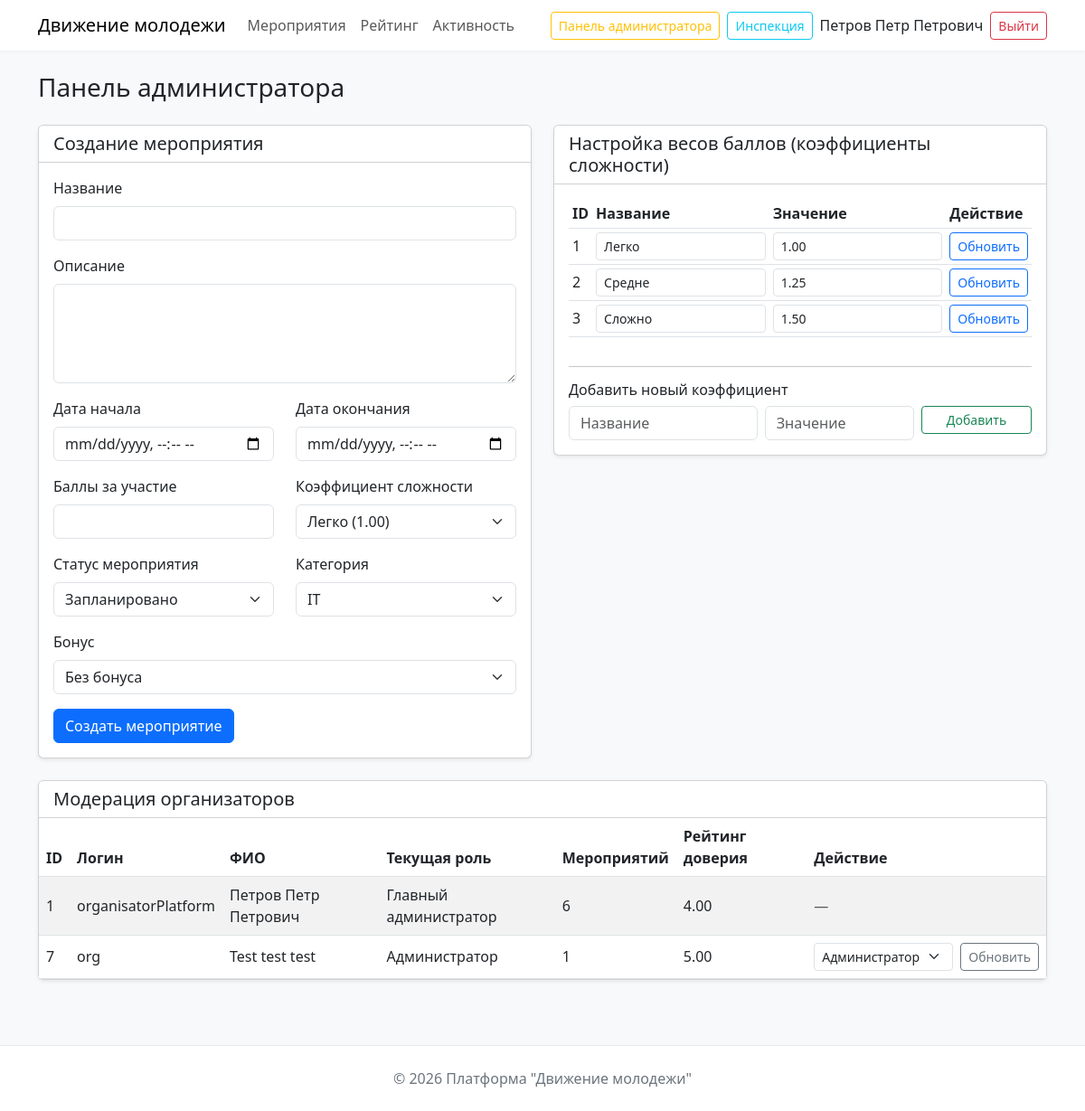
Page /admin (signed in) on the earlier database version.
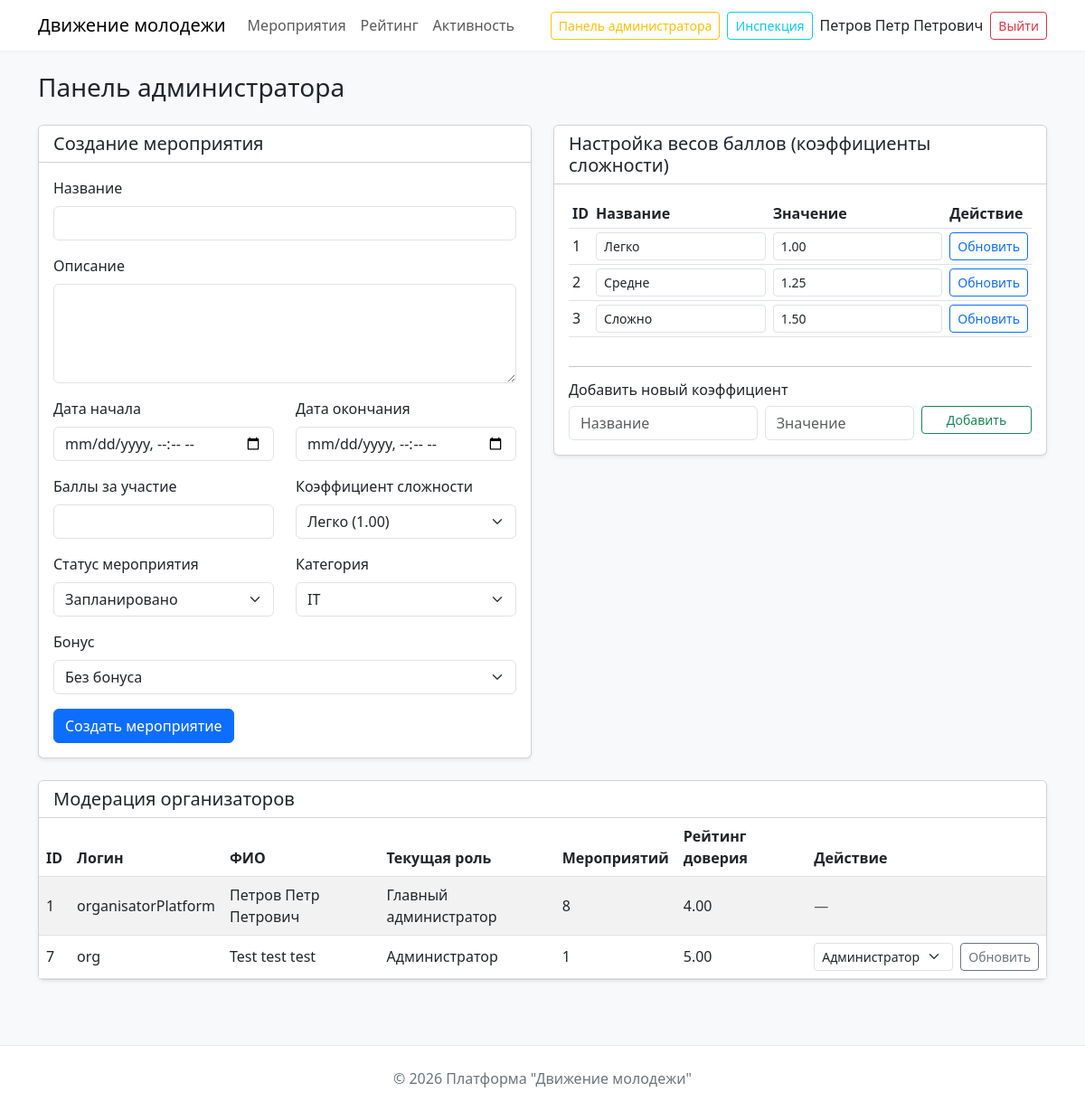
Same page on the later database version.
### tables this page shows
CREATE TABLE `organizer_profiles` (
  `organizer_ID` int NOT NULL,
  `organizer_fullname` varchar(256) NOT NULL,
  `organizer_events` int NOT NULL DEFAULT '0' COMMENT 'Изначально определяется 0 проведенных мероприятий',
  `organizer_prizes` varchar(256) NOT NULL,
  `organizer_trust` decimal(3,2) NOT NULL DEFAULT '5.00',
  `organizer_subrole` int NOT NULL
);

CREATE TABLE `users` (
  `user_ID` int NOT NULL,
  `user_Login` varchar(100) NOT NULL,
  `user_Password` varchar(256) NOT NULL,
  `user_Role` tinyint NOT NULL DEFAULT '1',
  `user_datetimecreated` datetime NOT NULL DEFAULT CURRENT_TIMESTAMP
);

CREATE TABLE `roleorganizator` (
  `roleOrg_ID` int NOT NULL,
  `role_Type` varchar(64) NOT NULL
);

### src/views/pages/admin.php (the view, shortened to what the changed rows need)
<?php
$currentUserId = $_SESSION['user_id'];
$stmt = database::$pdo->prepare("SELECT organizer_subrole FROM organizer_profiles WHERE organizer_ID = ?");
$stmt->execute([$currentUserId]);
$currentSubrole = $stmt->fetchColumn();
$isMainAdmin = ($currentSubrole == 1);
$categories = Event::getCategories();
$statuses = Event::getEventStatuses();
$coefs = User::getCoefficients();
$organizers = User::getAllOrganizers();
$subroles = User::getAllSubroles();
?>
<!DOCTYPE html>
<html lang="ru">
<head>
    <link href="https://cdn.jsdelivr.net/npm/bootstrap@5.3.0-alpha1/dist/css/bootstrap.min.css" rel="stylesheet">
    <link href="/assets/css/home.css" rel="stylesheet">
    <link href="/assets/css/admin.css" rel="stylesheet">
    <link href="/assets/css/eventsetting.css" rel="stylesheet">
</head>
<body>
    <nav class="navbar navbar-expand-lg navbar-light">
        <div class="container">
            <a class="navbar-brand" href="/">Движение молодежи</a>
            <div class="collapse navbar-collapse">
                <ul class="navbar-nav me-auto mb-2 mb-lg-0">
                    <li class="nav-item"><a class="nav-link" href="/events">Мероприятия</a></li>
                    <li class="nav-item"><a class="nav-link" href="/rating">Рейтинг</a></li>
                    <li class="nav-item"><a class="nav-link" href="/activity">Активность</a></li>
                </ul>
                <?php if (isset($_SESSION['user_id'])): ?>
                    <div class="d-flex align-items-center">
                        <?php if ($_SESSION['user_role'] == 3): ?>
                            <a href="/admin" class="btn btn-outline-warning btn-sm me-2">Панель администратора</a>
                        <?php endif; ?>
                        <?php if ($_SESSION['user_role'] >= 2): ?>
                            <a href="/hr-dashboard" class="btn btn-outline-info btn-sm me-2">Инспекция</a>
                        <?php endif; ?>
                        <a href="/profile" class="text-dark text-decoration-none me-2">
                            <?= htmlspecialchars($_SESSION['user_fullname'] ?? $_SESSION['user_login']) ?>
                        </a>
                        <form method="POST" action="/logout">
                            <button class="btn btn-outline-danger btn-sm">Выйти</button>
                        </form>
                    </div>
                <?php else: ?>
                    <a href="/auth" class="btn btn-outline-secondary btn-sm">Войти</a>
                <?php endif; ?>
            </div>
        </div>
    </nav>
    <main class="container py-4">
        <h1 class="h3 mb-4">Панель администратора</h1>
        <div class="row">
            <div class="col-lg-6">
                <div class="card shadow-sm mb-4">
                    <div class="card-header bg-white">
                        <h2 class="h5 mb-0">Создание мероприятия</h2>
                    </div>
                    <div class="card-body">
                        <form method="POST">
                            <div class="mb-3">
                                <label class="form-label">Название</label>
                                <input type="text" name="title" class="form-control" required>
                            </div>
                            <div class="mb-3">
                                <label class="form-label">Описание</label>
                                <textarea name="description" class="form-control" rows="4"></textarea>
                            </div>
                            <div class="row">
                                <div class="col-md-6 mb-3">
                                    <label class="form-label">Дата начала</label>
                                    <input type="datetime-local" name="date_start" class="form-control" required>
                                </div>
                                <div class="col-md-6 mb-3">
                                    <label class="form-label">Дата окончания</label>
                                    <input type="datetime-local" name="date_end" class="form-control" required>
                                </div>
                            </div>
                            <div class="row">
                                <div class="col-md-6 mb-3">
                                    <label class="form-label">Баллы за участие</label>
                                    <input type="number" name="points" class="form-control" required>
                                </div>
                                <div class="col-md-6 mb-3">
                                    <label class="form-label">Коэффициент сложности</label>
                                    <select name="coef_id" class="form-select">
                                        <?php foreach ($coefs as $c): ?>
                                            <option value="<?= $c['coef_ID'] ?>"><?= htmlspecialchars($c['coef_Difficult']) ?> (<?= $c['coef_Value'] ?>)</option>
                                        <?php endforeach; ?>
                                    </select>
                                </div>
                            </div>
                            <div class="row">
                                <div class="col-md-6 mb-3">
                                    <label class="form-label">Статус мероприятия</label>
                                    <select name="status_id" class="form-select">
                                        <?php foreach ($statuses as $s): ?>
                                            <option value="<?= $s['status_ID'] ?>"><?= htmlspecialchars($s['status_Type']) ?></option>
                                        <?php endforeach; ?>
                                    </select>
                                </div>
                                <div class="col-md-6 mb-3">
                                    <label class="form-label">Категория</label>
                                    <select name="category_id" class="form-select">
                                        <?php foreach ($categories as $cat): ?>
                                            <option value="<?= $cat['category_ID'] ?>"><?= htmlspecialchars($cat['category_Type']) ?></option>
                                        <?php endforeach; ?>
                                    </select>
                                </div>
                            </div>
                            <div class="mb-3">
                                <label class="form-label">Бонус</label>
                                <select name="bonus_id" id="bonus_select" class="form-select">
                                    <option value="">Без бонуса</option>
                                </select>
                            </div>
                            <button type="submit" name="create_event" class="btn btn-primary">Создать мероприятие</button>
                        </form>
                    </div>
                </div>
            </div>
            <div class="col-lg-6">
                <div class="card shadow-sm mb-4">
                    <div class="card-header bg-white">
                        <h2 class="h5 mb-0">Настройка весов баллов (коэффициенты сложности)</h2>
                    </div>
                    <div class="card-body">
                        <div class="table-responsive mb-3">
                            <table class="table table-sm">
                                <thead>
                                    <th>ID</th>
                                    <th>Название</th>
                                    <th>Значение</th>
                                    <th>Действие</th>
                                </thead>
                                <tbody>
                                    <?php foreach ($coefs as $c): ?>
                                        <tr>
                                            <form method="POST" class="row g-2">
                                                <td><?= $c['coef_ID'] ?></td>
                                                <td><input type="text" name="coef_difficult" class="form-control form-control-sm" value="<?= htmlspecialchars($c['coef_Difficult']) ?>" required></td>
                                                <td><input type="number" step="0.01" name="coef_value" class="form-control form-control-sm" value="<?= $c['coef_Value'] ?>" required></td>
                                                <td><button type="submit" name="update_coef" class="btn btn-sm btn-outline-primary">Обновить</button></td>
                                            </form>
                                        </tr>
                                    <?php endforeach; ?>
                                </tbody>
                            </table>
                        </div>
                        <hr>
                        <h6>Добавить новый коэффициент</h6>
                        <form method="POST">
                            <div class="row g-2">
                                <div class="col-5">
                                    <input type="text" name="coef_difficult_new" class="form-control" placeholder="Название" required>
                                </div>
                                <div class="col-4">
                                    <input type="number" step="0.01" name="coef_value_new" class="form-control" placeholder="Значение" required>
                                </div>
                                <div class="col-3">
                                    <button type="submit" name="create_coef" class="btn btn-sm btn-outline-success w-100">Добавить</button>
                                </div>
                            </div>
                        </form>
                    </div>
                </div>
            </div>
        </div>
        <div class="row">
            <div class="col-lg-12">
                <div class="card shadow-sm">
                    <div class="card-header bg-white">
                        <h2 class="h5 mb-0">Модерация организаторов</h2>
                    </div>
                    <div class="card-body p-0">
                        <?php if (empty($organizers)): ?>
                            <p class="text-muted p-3">Нет организаторов.</p>
                        <?php else: ?>
                            <div class="table-responsive">
                                <table class="table table-striped mb-0">
                                    <thead>
                                        <th>ID</th>
                                        <th>Логин</th>
                                        <th>ФИО</th>
                                        <th>Текущая роль</th>
                                        <th>Мероприятий</th>
                                        <th>Рейтинг доверия</th>
                                        <th>Действие</th>
                                    </thead>
                                    <tbody>
                                        <?php foreach ($organizers as $org): ?>
                                            <?php
                                            $canEdit = false;
                                            if ($isMainAdmin && $org['user_ID'] != $currentUserId) {
                                                $canEdit = true;
                                            }
                                            ?>
                                            <tr>
                                                <td><?= $org['user_ID'] ?></td>
                                                <td><?= htmlspecialchars($org['user_Login']) ?></td>
                                                <td><?= htmlspecialchars($org['organizer_fullname']) ?></td>
                                                <td><?= htmlspecialchars($org['subrole_name']) ?></td>
                                                <td><?= $org['organizer_events'] ?></td>
                                                <td><?= number_format($org['organizer_trust'], 2) ?></td>
                                                <td>
                                                    <?php if ($canEdit): ?>
                                                        <form method="POST" class="d-flex gap-2">
                                                            <select name="subrole_id" class="form-select form-select-sm" style="width: auto;">
                                                                <?php foreach ($subroles as $sr): ?>
                                                                    <?php if ($sr['roleOrg_ID'] == 1 && $org['user_ID'] != $currentUserId) continue; ?>
                                                                    <option value="<?= $sr['roleOrg_ID'] ?>" <?= $sr['roleOrg_ID'] == $org['organizer_subrole'] ? 'selected' : '' ?>>
                                                                        <?= htmlspecialchars($sr['role_Type']) ?>
                                                                    </option>
                                                                <?php endforeach; ?>
                                                            </select>
                                                            <button type="submit" name="update_organizer_role" class="btn btn-sm btn-outline-secondary">Обновить</button>
                                                        </form>
                                                    <?php else: ?>
                                                        <span class="text-muted">—</span>
                                                    <?php endif; ?>
                                                </td>
                                            </tr>
                                        <?php endforeach; ?>
                                    </tbody>
                                </table>
                            </div>
                        <?php endif; ?>
                    </div>
                </div>
            </div>
        </div>
    </main>
    <footer>
        <div class="container">
            <p class="mb-0">© 2026 Платформа "Движение молодежи"</p>
        </div>
    </footer>
</body>
</html>

### src/controllers/router.php (shortened to what the changed rows need)
<?php
class Router
{
    public static $getRoutes = [];
    public static function getMethods($URI, $namepage)
    {
        self::$getRoutes[] = [
            "uri" => $URI,
            "namepage" => $namepage
        ];
    }
    public static function action()
    {
        $routing = $_GET['routing'] ?? "";
        $requestUri = "/" . $routing;
        foreach (self::$getRoutes as $route) {
            if ($route['uri'] === $requestUri) {
                $viewFile = "src/views/pages/" . $route['namepage'] . ".php";
                include $viewFile;
                return;
            }
        }
        die("404 - Страница не найдена");
    }
}

Differences in the rows shown:
changed organizer_profiles "Петров Петр Петрович": organizer_events "6" → "8"
